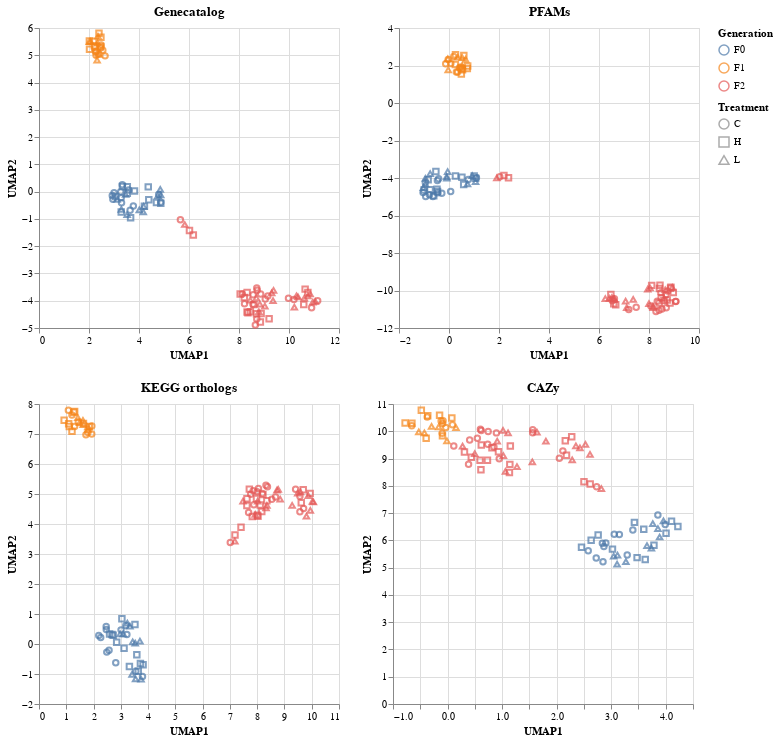

Source (notebook cell):
### Markdown cell above
**UMAP projections**

### Code cell
c1 = alt.Chart(umap_df.reset_index(), title="Genecatalog").mark_point().encode(
    x="UMAP1", y="UMAP2", color="Generation", shape="Treatment",
    tooltip = ["sample_id","Group","Treatment","Generation"]
)
c2 = alt.Chart(umap_pfam_df.reset_index(), title="PFAMs").mark_point().encode(
    x="UMAP1", y="UMAP2", color="Generation", shape="Treatment",
    tooltip = ["sample_id","Group","Treatment","Generation"]
)
c3 = alt.Chart(umap_ko_df.reset_index(), title="KEGG orthologs").mark_point().encode(
    x="UMAP1", y="UMAP2", color="Generation", shape="Treatment",
    tooltip = ["sample_id","Group","Treatment","Generation"]
)
c4 = alt.Chart(umap_cazy_df.reset_index(), title="CAZy").mark_point().encode(
    x="UMAP1", y="UMAP2", color="Generation", shape="Treatment",
    tooltip = ["sample_id","Group","Treatment","Generation"]
)

alt.vconcat((c1|c2), (c3|c4), data=umap_concat)
